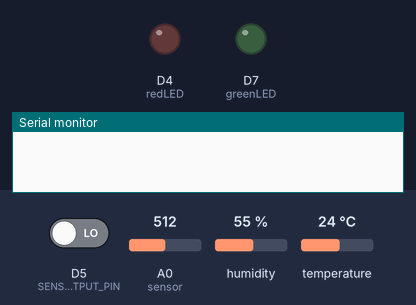
Bench run of a sketch on a simulated ESP8266 (NodeMCU). On the bench: output pins drawn as LEDs (lit = HIGH), the last lines printed to the serial monitor. Inputs (shaded band) come from the test bench; at power-on: D5 (SENSOR_OUTPUT_PIN) LOW, A0 (sensor) = 512, humidity 55 %, temperature 24 °C.

Above: at 2.0 s.
At 14.5 s:
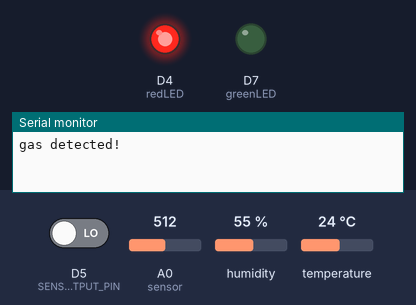
At 27.0 s:
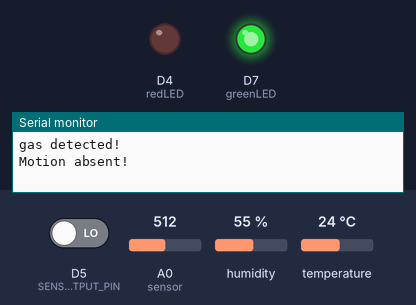
Timing chart, 0 to 34.0 s (numbered marks = the images above):
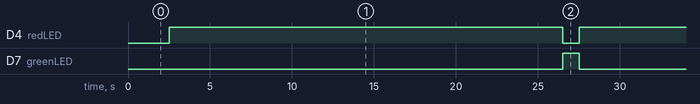

The sketch:

NodeMCU-Ping-IO.ino
```cpp
//#include "config.h"
#include "DHT.h"
#define DHT_SENSOR_TYPE DHT11
#define DHT_SENSOR_PIN D1
#include "CayenneMQTTESP8266.h"
#include "ESP8266WiFi.h"

int GasPin = D2;
int redLED = D4;
int SENSOR_OUTPUT_PIN = D5;
int greenLED = D7;
int MQ = 0;
float temperature = 0; //float variables allow for decimals
float humidity = 0;
char ssid[] = "18140100010"; // YOUR SSID
char password[]="201108Pyj"; // YOUR PASSWORD
char username[] = "ca533530-dda0-11ed-8485-5b7d3ef089d0"; //
char mqtt_password[] = "9111b50e24943d3e174261f70ebfa4f6d399df79";
char client_id[] = "e0fbaf10-dda0-11ed-8485-5b7d3ef089d0";
int PIR=0;

DHT dht( DHT_SENSOR_PIN, DHT_SENSOR_TYPE ); //command specific to library
// set up the 'GasSensor', 'temperatureDHT' and 'humidityDHT' feeds
// AdafruitIO_Feed *GasSensor  = io.feed("MQ");
// AdafruitIO_Feed *temperatureDHT = io.feed("temperatureDHT");
// AdafruitIO_Feed *humidityDHT = io.feed("humidityDHT");
// AdafruitIO_Feed *PIRsensor = io.feed("PIR");
// For Adafruit


void send_MQ_Sensor()
{
  MQ = analogRead(A0); //input from soil moisture sensor
//  GasSensor->save(MQ);
// For Adafruit
  Cayenne.virtualWrite(0,MQ);
  if (MQ>400) {
  digitalWrite(redLED, HIGH);
  digitalWrite(greenLED, LOW);
  Serial.println("gas detected!");
  digitalWrite(GasPin,HIGH);
  delay(20000);
  }
  else {
  digitalWrite(greenLED, HIGH);
  digitalWrite(redLED,LOW);
  Serial.println("gas not detected!");
  digitalWrite(GasPin,HIGH);
  delay(20);
  }
}

void send_dht_Sensor()
{
    // Reading temperature or humidity takes about 250 milliseconds!
    // Sensor readings may also be up to 2 seconds 'old' (its a very slow sensor)
    humidity = dht.readHumidity();
    // Read temperature as Celsius (the default)
    temperature = dht.readTemperature();
    // Check if any reads failed and exit early (to try again).
    if (isnan(humidity) || isnan(temperature)) {
      delay(2000);
      }
    else {
      Cayenne.virtualWrite(1,temperature);
      //temperatureDHT->save(temperature);
      // For Adafruit
      delay(2000);
      //humidityDHT->save(humidity);
      // For Adafruit
      Cayenne.virtualWrite(2,humidity);
      delay(2000);
    }

}

void send_PIR() {
  long PIR = digitalRead(SENSOR_OUTPUT_PIN);
  Cayenne.virtualWrite(3,PIR);
  //PIRsensor->save(PIR);
  // For Adafruit
  if (PIR== HIGH) {
  digitalWrite(redLED, HIGH);
  digitalWrite(greenLED, LOW);
  Serial.println("Motion detected!");
  delay(20000);
  }
  else {
  digitalWrite(greenLED, HIGH);
  digitalWrite(redLED,LOW);
  Serial.println("Motion absent!");
  //delay(20);
  }
}


void setup() {
  // start the serial connection
  Serial.begin(115200);

  // // wait for serial monitor to open
  // while(! Serial);

  // Serial.print("Connecting to Adafruit IO");

  // // connect to io.adafruit.com
  // io.connect();

  // // wait for a connection
  // while(io.status() < AIO_CONNECTED) {
  //   Serial.print(".");
  //   delay(500);
  // }
  // // we are connected
  //  Serial.println(io.statusText());
  // For Adafruit
  Serial.println();
  pinMode(SENSOR_OUTPUT_PIN, INPUT);
  pinMode(greenLED, OUTPUT);
  pinMode(redLED, OUTPUT);
  Cayenne.begin(username,mqtt_password,client_id,ssid,password);
}


void loop() {
//  io.run();
// For Adafruit
  Cayenne.loop();
  send_MQ_Sensor();
  send_dht_Sensor();
  send_PIR();
}
```

Measured:
- by itself, D4 (redLED): alternates HIGH for 24.0 s and LOW for 1.0 s
- by itself, D7 (greenLED): alternates HIGH for 1.0 s and LOW for 24.0 s
